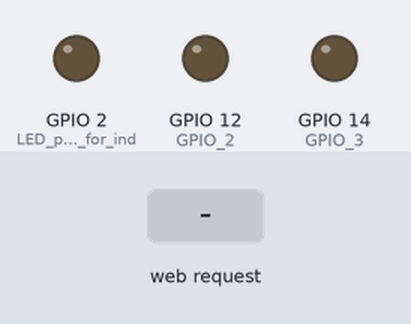
Recording of a sketch running on a simulated ESP8266 (NodeMCU). Shown: output pins drawn as LEDs (lit = HIGH). The inputs (shaded band) are chosen by the test bench.

Above: at 1.2 s.
1.3 s: HTTP request GET /relay1_ON received
At 2.0 s:
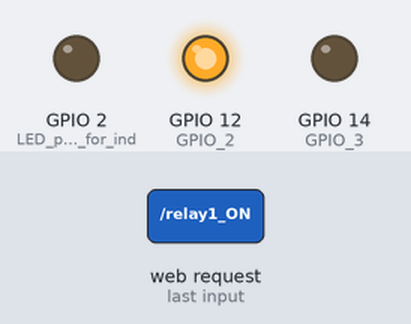
2.8 s: HTTP request GET /relay2_ON received
At 3.1 s:
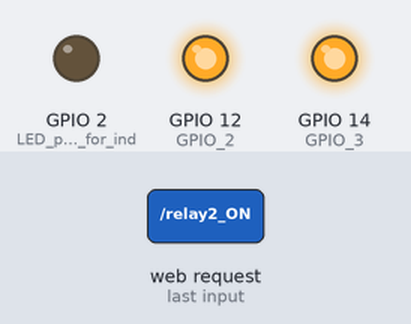
4.3 s: HTTP request GET /relay1_OFF received
At 5.4 s:
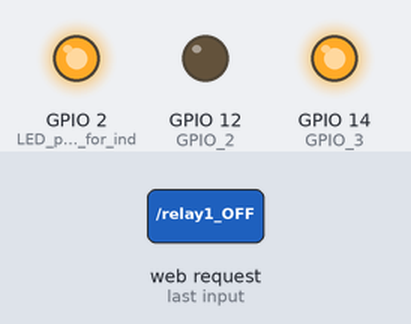
5.8 s: HTTP request GET /relay2_OFF received
At 6.6 s:
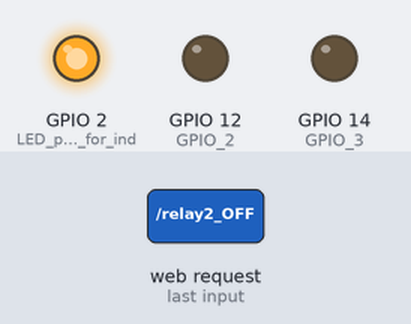
7.3 s: HTTP request GET /relay2_ON received
At 7.7 s:
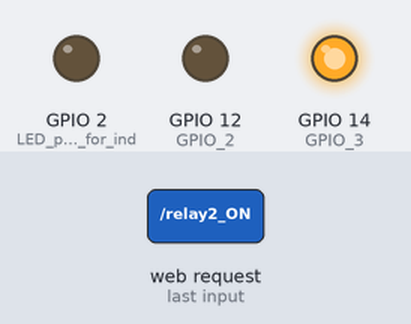
Timing chart, 0 to 9.8 s (numbered marks = the images above; inputs shaded):
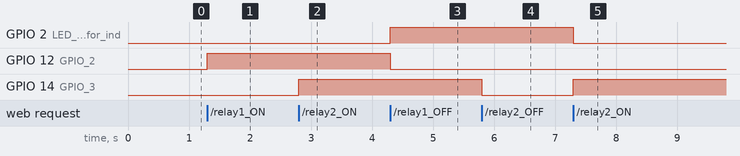

The sketch:

wifi_switch.ino
```cpp
/*Smart Plug - Captive Portal Home Automation
   Requires no Wi-Fi to operate
   Date:19-8-2019
   Author: B.Aswinth Raj
   Website: shivay.com
*/

//Download all required header filers from
#include <ESP8266WiFi.h>
#include "DNSServer.h"
#include <ESP8266WebServer.h>

const byte        DNS_PORT = 53;          // 53 is set as DNS port
IPAddress         apIP(10, 10, 10, 1);    // Network Server
DNSServer         dnsServer;              // DNS server object
ESP8266WebServer  webServer(80);          // Webserver object

int GPIO_2 = 12; //Pin defanition - Relay will be connected to GPIO-0
int GPIO_3 = 14;
/*START OF HMTL CODE*/
String style_detials =  //This String defines the style attributes for webpage
  "<style type=\"text/css\">"
  " body{"
  "  background-color: #830C7E;"
  "}"
  "#buttons{"
  " text-align: center;"
  " display: inline-block;"
  "}"

  ".controllButtons{"
  " margin: 10px;"
  "background-color: white;"
  "padding: 10px;"
  "border:1px solid black;"
  "border-radius: 10px;"
  "cursor: pointer;"
  "font-size: 16px;"
  "}"

  ".controllButtonsActive{"
  " margin: 10px;"
  "background-color: #63D50A;"
  "padding: 10px;"
  "border:1px solid black;"
  "border-radius: 10px;"
  "cursor: pointer;"
  "font-size: 16px;"
  "}"


  ".controllButtons:hover{"
  " background-color: orange;"
  "padding: 10px;"
  "border:1px solid black;"
  "border-radius: 10px;"
  "cursor: pointer;"
  "font-size: 16px;"
  "}"


  "@media only screen and (max-width: 1080px) {"
  " button{"
  "  display: inline-block;"
  "}"

  "}"

  "</style>";

String Home_Screen1 = "" //Page 1 - Home Screen HTML code
                      "<!DOCTYPE html><html>"
                      "<head><meta name=\"viewport\" content=\"width=device-width, initial-scale=1\">"
                      + style_detials +
                      "<body>"
                      "<div id=\"buttons\"><h3>Welcome to Suryavanshi's World</h3>"
                      "<a style=\"text-decoration:none;\" href=\"relay1_ON\"> <button id=\"switchLight1\" class=\"controllButtons\">Swith 1 ON</button> </a>"
                      "<a style=\"text-decoration:none;\" href=\"relay1_OFF\"><button id=\"switchLight2\" class=\"controllButtons\">Switch 1 OFF</button>  </a>"
                      "<a style=\"text-decoration:none;\" href=\"relay2_ON\"> <button id=\"switchLight3\" class=\"controllButtons\">Swith 2 ON </button> </a>"
                      "<a style=\"text-decoration:none;\" href=\"relay2_OFF\"><button id=\"switchLight4\" class=\"controllButtons\">Switch 2 OFF</button>  </a>"
                      "</div>"
                      "</body>"
                      "</html>";

String ON_Screen1 = "" //Page 2 - If device is turned ON
                    "<!DOCTYPE html><html>"
                    "<head><meta name=\"viewport\" content=\"width=device-width, initial-scale=1\">"
                    + style_detials +
                    "<body>"
                    "<div id=\"buttons\"><h3>Welcome to Suryavanshi's World</h3>"
                    "<a style=\"text-decoration:none;\" href=\"relay1_ON\"> <button id=\"switchLight1\" class=\"controllButtonsActive\">Swith 1 ON</button> </a>"
                    "<a style=\"text-decoration:none;\" href=\"relay1_OFF\"><button id=\"switchLight2\" class=\"controllButtons\">Switch 1 OFF</button>  </a>"
                    "<a style=\"text-decoration:none;\" href=\"relay2_ON\"> <button id=\"switchLight3\" class=\"controllButtons\">Swith 2 ON </button> </a>"
                    "<a style=\"text-decoration:none;\" href=\"relay2_OFF\"><button id=\"switchLight4\" class=\"controllButtons\">Switch 2 OFF</button>  </a>"
                    "</div>"
                    "</body>"
                    "</html>";

String OFF_Screen1 = "" //Page 3 - If device is turned OFF
                     "<!DOCTYPE html><html>"
                     "<head><meta name=\"viewport\" content=\"width=device-width, initial-scale=1\">"
                     + style_detials +
                     "<body>"
                     "<div id=\"buttons\"><h3>Welcome to Suryavanshi's World</h3>"
                     "<a style=\"text-decoration:none;\" href=\"relay1_ON\"> <button id=\"switchLight1\" class=\"controllButtons\">Swith 1 ON</button> </a>"
                     "<a style=\"text-decoration:none;\" href=\"relay1_OFF\"><button id=\"switchLight2\" class=\"controllButtons\">Switch 1 OFF</button>  </a>"
                     "<a style=\"text-decoration:none;\" href=\"relay2_ON\"> <button id=\"switchLight3\" class=\"controllButtons\">Swith 2 ON </button> </a>"
                     "<a style=\"text-decoration:none;\" href=\"relay2_OFF\"><button id=\"switchLight4\" class=\"controllButtons\">Switch 2 OFF</button>  </a>"
                     "</div>"
                     "</body>"
                     "</html>";

/*END OF HMTL CODE*/


void setup() {
  pinMode(LED_BUILTIN, OUTPUT); //LED pin as output for indication
  pinMode(GPIO_2, OUTPUT); //GPIO pin as output for Relay control
  pinMode(GPIO_3, OUTPUT); //GPIO pin as output for Relay control

  WiFi.mode(WIFI_AP); //Set ESP in AP mode
  WiFi.softAPConfig(apIP, apIP, IPAddress(255, 255, 255, 0));
  WiFi.softAP("Suryavanshi_Smart_Switch"); // Name your AP network

  dnsServer.start(DNS_PORT, "*", apIP);

  webServer.onNotFound([]() {
    webServer.sendHeader("Location", String("http://www.suryavanshi.com/home.html"), true); //Open Home screen by default
    webServer.send ( 302, "text/plain", "");
  });

  webServer.on("/home.html", []() {
    webServer.send(200, "text/html", Home_Screen1);
  });

  //ON_Screen
  webServer.on("/relay1_ON", []() { //If turn on Button is pressed
    digitalWrite(LED_BUILTIN, LOW); //Turn off LED
    digitalWrite(GPIO_2, HIGH);  //Turn off Relay
    webServer.send(200, "text/html", ON_Screen1); //Display this screen
  });
  webServer.on("/relay2_ON", []() { //If turn on Button is pressed
    digitalWrite(LED_BUILTIN, LOW); //Turn off LED
    digitalWrite(GPIO_3, HIGH);  //Turn off Relay
    webServer.send(200, "text/html", ON_Screen1); //Display this screen
  });
  //OFF_Screen
  webServer.on("/relay1_OFF", []() { //If turn off Button is pressed
    digitalWrite(LED_BUILTIN, HIGH); //Turn on LED
    digitalWrite(GPIO_2, LOW); //Turn on Relay
    webServer.send(200, "text/html", OFF_Screen1); //Display this screen
  });
  webServer.on("/relay2_OFF", []() { //If turn off Button is pressed
    digitalWrite(LED_BUILTIN, HIGH); //Turn on LED
    digitalWrite(GPIO_3, LOW); //Turn on Relay
    webServer.send(200, "text/html", OFF_Screen1); //Display this screen
  });


  webServer.begin();
}

void loop() {
  dnsServer.processNextRequest();
  webServer.handleClient();
}
```

Measured:
- after the input at 1.3 s, GPIO 12 (GPIO_2): LOW → HIGH at once
- after the input at 2.8 s, GPIO 14 (GPIO_3): LOW → HIGH at once
- after the input at 4.3 s, GPIO 2 (LED_pin_as_output_for_ind): LOW → HIGH at once; GPIO 12 (GPIO_2): HIGH → LOW at once
- after the input at 5.8 s, GPIO 14 (GPIO_3): HIGH → LOW at once
- after the input at 7.3 s, GPIO 2 (LED_pin_as_output_for_ind): HIGH → LOW at once; GPIO 14 (GPIO_3): LOW → HIGH at once
